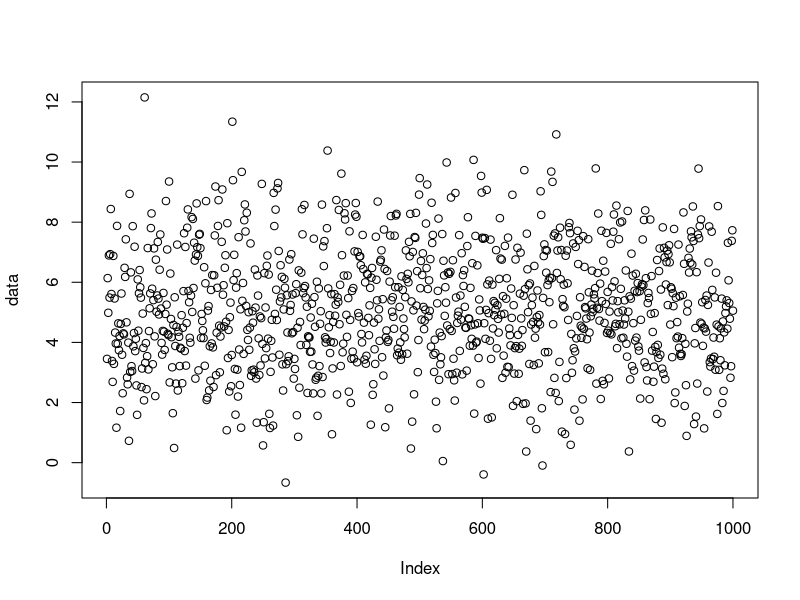

The R source for this figure: (Note: this script raises an error after producing the figure.)
# clear the Global Environment
rm(list=ls())


#############################
# 2.1 Vectors               #
#############################

# vectors store several values of the same mode

x <- c(1,2,3,4)
y <- 1:4
z <- rep(1,10)

words <- c('This', 'is', 'a', 'sentence', '.')

# What happens if you do ... ?

mixed.vector1 <- c(TRUE, 3.1)
mixed.vector2 <- c(TRUE, 'word', 3.7)

# What happens if you concatenate vectors ... ?

y <- c(mixed.vector1, mixed.vector2)

# Try to do basic operations and comparisons with vectors.
x <- c(2,4)
y <- c(1,2)

# Question: What is the difference between & and &&, | and || ?

# Note the recycling.

x <- 4:15
y <- c(1,-1)

x.alternating <- x * y

# We can grap the k-th component of a vector using [k]

x.alternating[2]

# or several components.

x.alternating[c(2,4,6)]

# Try to set only the first component of x.alternating to 'word'

# We get the number of components of vector x using length(x).

length(x.alternating)

# Question: What is the difference between 
#           x <- c() and x <- numeric(0) ?


#############################
# 2.2 Exercise              #
#############################

data <- rnorm(n = 1000, mean = 5, sd = 2)
plot(data)

# Problem:

# 1) Compute mean and standard deviation (std) 
#    of data 
# 2) grap the values in data that lie 
#    within mean +/- std and compute 
#    their relative number number


#############################
# 2.3 named vectors         #
#############################

values <- c(mean, std, relative.number)
names <- c('mean', 'std', 'rel num')

results <- values
names(results) = names

# Check results[1] and results['mean']

#############################
# 2.4 matrices              #
#############################

# Matrices are the two dimensional extension of vectors

A <- matrix( rep(TRUE,20), nrow = 5, ncol = 4)

B <- matrix(c(1,'word', TRUE, 3.1), nrow = 2)

C <- c(TRUE,FALSE)

# Try to grap the 1-2-component of B

# or the 1-st row/column of B.

#Note 
is.vector(B[1,])

# Question: What is the result of C * A ? ( A * C ?)

# We can combine matrices using cbind and rbind.
# Try it out.

A <- matrix( c('a','b','c','d'),nrow = 2)

# We can also perfrom matrix multiplication as known
# from linear algebra and invert square matrices

A <- matrix( c(0,1/2,1,0), nrow = 2)

# Question: What is the difference between A * A and A %*% A ?

# Try solve(A)

#############################
# 2.5 Exercise              #
#############################

# Consider the situation: 
# Three internet providers 'A' 'B' and 
# 'C' compete for customers.
# In January 'A' has got 10000 customers,
# 'B' 4000 and C '500'.
# Assume that after each month, 10% of the customers 
# of 'B' and 'C' change to 'A' and 5% of 'A' change 
# equally distributed to 'B' and 'C'.

# Problem:

# Compute the customer distribution in the next 3 years.
# Plot the number of customers of as a time series


#############################
# 2.6 lists                 #
#############################

# Lists can store several types of variables.

A <- matrix( rnorm(n = 6), nrow = 2)
names <- c('x1', 'x2', 'x3')
value <- 3

data <- list( 'matrix' = A, 'names' = names, 'value' = value, 'object' = NULL)

# We get items of list list using [[]] and $.
# Check it out.

#############################
# 2.7 Exercise              #
#############################

data <- list( 1:5 , TRUE , matrix( rnorm(n = 4), nrow = 2) , NULL, 
              list( 'values' = c(1,2,3)) , c(1,2,3,4,5) , 'test')


# Problem: 

# Label the elements of data with their mode, i.e.
# integer, numeric, logical, NULL, complex, character
# Write a short algorithm, that works for arbitrary lists.


#############################
# 2.8 data frames           #
#############################

# data.frames are lists of vectors.

data <- mtcars
print(data)

# they combine list structure
data$mpg
data[[1]]

# and matrix structure
data[6,1]
data['Valiant','mpg']

# Question: What is the difference between data[1] and data[[1]] ?

#############################
# 2.9 Exercise              #
#############################

data <- mtcars
val <-  rep('A',32)
'B' -> val[18] -> val[26]
data <- cbind.data.frame(data, val)

# Use class() and typeof() to get the classes and types of data and 
# of the columns of data.

# Use class conversion, e.g.

x <- 2.1
print( class(x) )
class(x) <- 'integer'
x <- as.factor(x)
x <- as.numeric(x)

# to convert the categorical variables of data into factors.

# Check out the classes and types again.

# Question: Explain the type of data$val. 